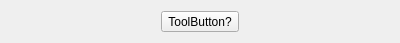
<?xml version="1.0" encoding="UTF-8"?>
<ui version="4.0">
 <class>ToolBar</class>
 <widget class="QWidget" name="ToolBar">
  <property name="geometry">
   <rect>
    <x>0</x>
    <y>0</y>
    <width>400</width>
    <height>40</height>
   </rect>
  </property>
  <property name="windowTitle">
   <string>Form</string>
  </property>
  <layout class="QHBoxLayout" name="horizontalLayout">
   <item>
    <widget class="QToolButton" name="toolButton">
     <property name="text">
      <string>ToolButton?</string>
     </property>
    </widget>
   </item>
  </layout>
 </widget>
 <resources/>
 <connections/>
</ui>
